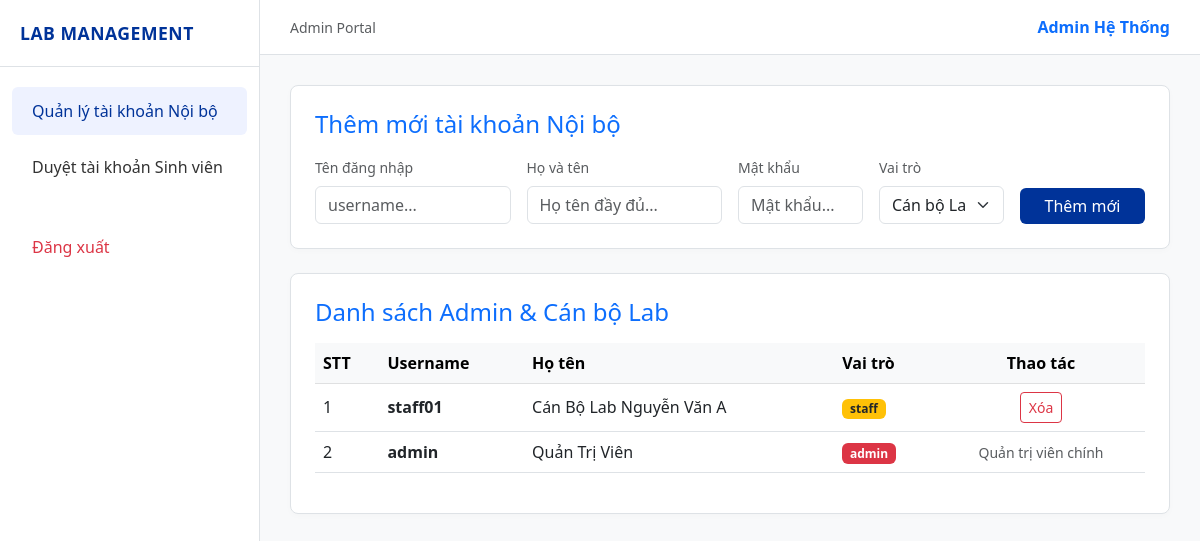
/pages/admin/quan_ly_user.php, run on the app's committed database.
### tables this page shows
CREATE TABLE `users` (
  `id` int(11) NOT NULL AUTO_INCREMENT PRIMARY KEY,
  `username` varchar(50) NOT NULL UNIQUE,
  `password` varchar(255) NOT NULL,
  `full_name` varchar(100) NOT NULL,
  `role` enum('student','staff','admin') NOT NULL DEFAULT 'student',
  `status` enum('pending','active','rejected') NOT NULL DEFAULT 'active',
  `created_at` timestamp NOT NULL DEFAULT current_timestamp()
);

### pages/admin/quan_ly_user.php (the view, shortened to what this page needs)
<?php
require_once '../../config/database.php';
$u = "";
$n = "";
$r = "staff";
$tab = $_GET['tab'] ?? 'internal';
$stmt_internals = $conn->query("SELECT * FROM users WHERE role IN ('admin', 'staff') ORDER BY id DESC");
$internals = $stmt_internals->fetchAll(PDO::FETCH_ASSOC);
?>
<!DOCTYPE html>
<html lang="vi">
<head>
    <link href="https://cdn.jsdelivr.net/npm/bootstrap@5.3.0/dist/css/bootstrap.min.css" rel="stylesheet">
</head>
<body>
    <div class="sidebar">
        <div class="brand">LAB MANAGEMENT</div>
        <ul class="nav flex-column mt-3">
            <li class="nav-item">
                <a class="nav-link <?php echo ($tab == 'internal') ? 'active' : ''; ?>" href="?tab=internal">
                    Quản lý tài khoản Nội bộ
                </a>
            </li>
            <li class="nav-item">
                <a class="nav-link <?php echo ($tab == 'students') ? 'active' : ''; ?>" href="?tab=students">
                    Duyệt tài khoản Sinh viên
                </a>
            </li>
            <li class="nav-item mt-4">
                <a class="nav-link text-danger" href="../login.php">Đăng xuất</a>
            </li>
        </ul>
    </div>
    <div class="top-navbar">
        <span class="text-muted small">Admin Portal</span>
        <span class="fw-bold text-primary">Admin Hệ Thống</span>
    </div>
    <div class="main-content">
        <?php if ($tab == 'internal'): ?>
            <div class="card card-custom p-4 mb-4">
                <h4 class="text-primary mb-3">Thêm mới tài khoản Nội bộ</h4>
                <form method="POST" class="row g-3">
                    <div class="col-md-3">
                        <label class="form-label small text-muted">Tên đăng nhập</label>
                        <input type="text" name="username" class="form-control" placeholder="username..." value="<?php echo htmlspecialchars($u); ?>" required>
                    </div>
                    <div class="col-md-3">
                        <label class="form-label small text-muted">Họ và tên</label>
                        <input type="text" name="fullname" class="form-control" placeholder="Họ tên đầy đủ..." value="<?php echo htmlspecialchars($n); ?>" required>
                    </div>
                    <div class="col-md-2">
                        <label class="form-label small text-muted">Mật khẩu</label>
                        <input type="password" name="password" class="form-control" placeholder="Mật khẩu..." required>
                    </div>
                    <div class="col-md-2">
                        <label class="form-label small text-muted">Vai trò</label>
                        <select name="role" class="form-select">
                            <option value="staff" <?php echo ($r == 'staff') ? 'selected' : ''; ?>>Cán bộ Lab</option>
                        </select>
                    </div>
                    <div class="col-md-2 d-flex align-items-end">
                        <button type="submit" class="btn btn-primary-custom w-100">Thêm mới</button>
                    </div>
                </form>
            </div>
            <div class="card card-custom p-4">
                <h4 class="text-primary mb-3">Danh sách Admin & Cán bộ Lab</h4>
                <div class="table-responsive">
                    <table class="table table-hover align-middle">
                        <thead class="table-light">
                            <tr>
                                <th>STT</th>
                                <th>Username</th>
                                <th>Họ tên</th>
                                <th>Vai trò</th>
                                <th class="text-center">Thao tác</th>
                            </tr>
                        </thead>
                        <tbody>
                            <?php foreach ($internals as $idx => $internal): ?>
                            <tr>
                                <td><?php echo $idx + 1; ?></td>
                                <td class="fw-bold"><?php echo htmlspecialchars($internal['username']); ?></td>
                                <td><?php echo htmlspecialchars($internal['full_name']); ?></td>
                                <td><span class="badge bg-<?php echo $internal['role'] == 'admin' ? 'danger' : 'warning text-dark'; ?>"><?php echo $internal['role']; ?></span></td>
                                <td class="text-center">
                                    <?php if ($internal['role'] !== 'admin'): ?>
                                        <a href="?tab=internal&action=delete&id=<?php echo $internal['id']; ?>" class="btn btn-sm btn-outline-danger" onclick="return confirm('Xóa tài khoản này?');">Xóa</a>
                                    <?php else: ?>
                                        <span class="text-muted small">Quản trị viên chính</span>
                                    <?php endif; ?>
                                </td>
                            </tr>
                            <?php endforeach; ?>
                        </tbody>
                    </table>
                </div>
            </div>
        <?php endif; ?>
    </div>
</body>
</html>

### pages/admin/quan_ly_user.php (style rules this page uses)
body { background-color: #f8f9fa; font-family: 'Segoe UI', Arial, sans-serif; }
:root { --hnmu-blue: #003399; }
.sidebar { width: 260px; height: 100vh; background-color: #ffffff; border-right: 1px solid #dee2e6; position: fixed; top: 0; left: 0; padding-top: 20px; }
.sidebar .brand { font-size: 1.1rem; font-weight: bold; color: var(--hnmu-blue); padding: 0 20px 20px 20px; border-bottom: 1px solid #dee2e6; letter-spacing: 0.5px; }
.sidebar .nav-link { color: #333; padding: 12px 20px; font-weight: 500; border-radius: 6px; margin: 4px 12px; }
.sidebar .nav-link:hover, .sidebar .nav-link.active { background-color: #eef2ff; color: var(--hnmu-blue); }
.main-content { margin-left: 260px; padding: 30px; }
.top-navbar { background: #ffffff; border-bottom: 1px solid #dee2e6; padding: 15px 30px; margin-left: 260px; display: flex; justify-content: space-between; align-items: center; }
.card-custom { background: #ffffff; border: 1px solid #dee2e6; border-radius: 8px; box-shadow: 0 2px 6px rgba(0,0,0,0.02); }
.btn-primary-custom { background-color: var(--hnmu-blue); color: white; border: none; }

### data on the page
users: username "staff01", full_name "Cán Bộ Lab Nguyễn Văn A", role "staff"
users: username "admin", full_name "Quản Trị Viên", role "admin", shows "Quản trị viên chính"
